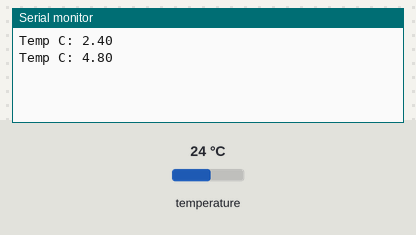
Bench run of a sketch on a simulated Arduino Uno, built with avr-gcc and run on an emulated ATmega328P. Parts: the last lines printed to the serial monitor. The test bench sets the inputs (shaded band); at power-on: temperature 24 °C. Storage starts empty.

Above: at 6.3 s.
6.4 s: temperature set to 12 °C
At 10.8 s:
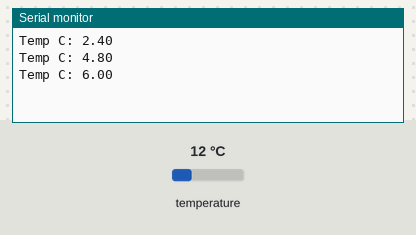
12.3 s: temperature set to 19 °C
At 15.6 s:
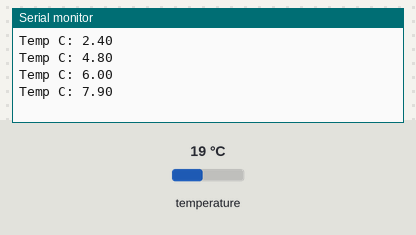
Timing chart, 0 to 17.1 s (numbered marks = the images above; inputs shaded):
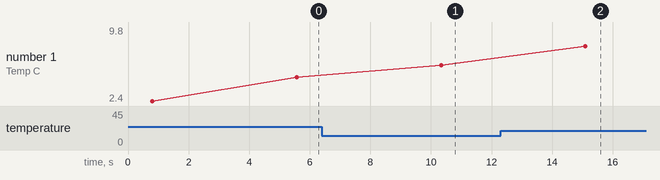

The sketch:

codigo_novo_Temp_Serial.SD.ino
```cpp
#include <OneWire.h>
#include <DallasTemperature.h>
#include <SD.h>

#define ONE_WIRE_BUS 9

const int chipSelect = 4; // Pino CS para o módulo SD

OneWire oneWire(ONE_WIRE_BUS);
DallasTemperature sensors(&oneWire);

const int numReadings = 10;
float readings[numReadings];
int readIndex = 0;
float total = 0;
float average = 0;

File dataFile;

void setup() {
  Serial.begin(9600);  // Inicializa a comunicação serial
  sensors.begin();  // Inicializa o sensor de temperatura

  // Inicializa o módulo SD
  if (!SD.begin(chipSelect)) {
    Serial.println("Erro SD");
    while (1); // Trava o código em caso de erro
  }

  dataFile = SD.open("dados.txt", FILE_WRITE);
  if (!dataFile) {
    Serial.println("Erro abrir arquivo");
    while (1); // Trava o código em caso de erro
  }
}

void loop() {
  total -= readings[readIndex];  // Subtrai a última leitura
  sensors.requestTemperatures();  // Solicita uma nova leitura de temperatura
  readings[readIndex] = sensors.getTempCByIndex(0);  // Armazena a nova leitura
  total += readings[readIndex];  // Adiciona a nova leitura ao total

  readIndex = (readIndex + 1) % numReadings;  // Avança para a próxima posição no array

  average = total / numReadings;  // Calcula a média das leituras

  Serial.print("Temp C: ");
  Serial.println(average, 2);

  // Salvando dados no arquivo SD
  if (dataFile) {
    dataFile.print("Temp C: ");
    dataFile.println(average, 2);
    dataFile.flush(); // Garante que os dados sejam escritos no cartão SD
  }

  delay(4000);  // Aguarda 4 segundos antes da próxima leitura
}
```

Measured:
- after the input at 6.4 s, the serial monitor: prints a new line after 3.9 s (image 1)
- after the input at 12.3 s, the serial monitor: prints a new line after 2.8 s (image 2)
- plotted number 1: 4.8 → 6 after the input at 6.4 s, 6 → 9.8 after the input at 12.3 s
